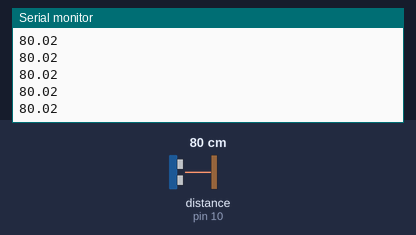
A sketch run on a simulated Arduino Uno, built with avr-gcc and run on an emulated ATmega328P. Parts: the last lines printed to the serial monitor. Wiring (inferred from the names in the program): ultrasonic range finder: trigger pin 9; echo pin 10. Inputs (shaded band) come from the test bench; at power-on: distance to the obstacle (sensor on pin 10) 80 cm. The echo pulse lasts 58.3 µs per cm.

Above: at 1.2 s.
1.3 s: distance to the obstacle (sensor on pin 10) set to 2 cm
At 1.35 s:
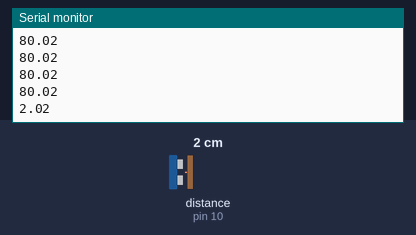
2.8 s: distance to the obstacle (sensor on pin 10) set to 4 cm
At 2.83 s:
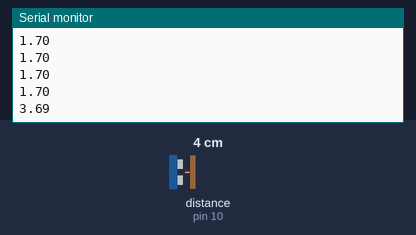
Timing chart, 0 to 5.8 s (numbered marks = the images above; inputs shaded):
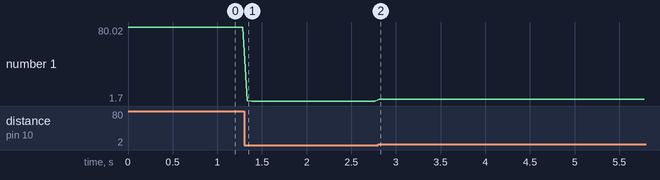

The sketch:

UltrasonicSensorDigitalPlot.ino
```cpp
const int trigPin = 9;
const int echoPin = 10;

void setup() {
  Serial.begin(9600);

  pinMode(trigPin, OUTPUT);
  pinMode(echoPin, INPUT);
}

void loop() {
  long duration;
  float distance;

  // TRIGパルス送信
  digitalWrite(trigPin, LOW);
  delayMicroseconds(20);
  digitalWrite(trigPin, HIGH);
  delayMicroseconds(10);
  digitalWrite(trigPin, LOW);
  duration = pulseIn(echoPin, HIGH);

  // 距離計算(cm)
  distance = duration * 0.0343 / 2.0;

  Serial.println(distance);

  delay(50);
}
```

Measured:
- after the input at 1.3 s, the serial monitor: prints a new line at once (image 1)
- after the input at 2.8 s, the serial monitor: prints a new line at once (image 2)
- plotted number 1: 80.02 → 1.7 after the input at 1.3 s, 1.7 → 3.69 after the input at 2.8 s
